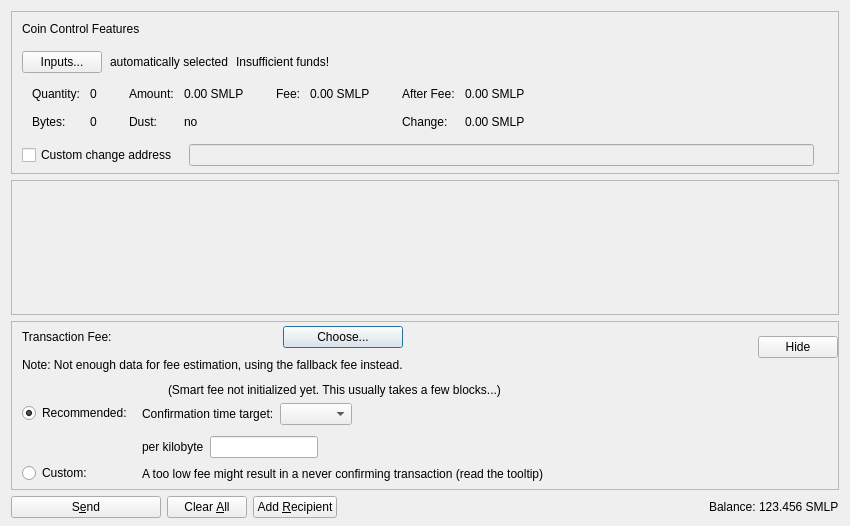
<?xml version="1.0" encoding="UTF-8"?>
<ui version="4.0">
 <class>SendCoinsDialog</class>
 <widget class="QDialog" name="SendCoinsDialog">
  <property name="geometry">
   <rect>
    <x>0</x>
    <y>0</y>
    <width>850</width>
    <height>526</height>
   </rect>
  </property>
  <property name="windowTitle">
   <string>Send Coins</string>
  </property>
  <layout class="QVBoxLayout" name="verticalLayout" stretch="0,1,0,0">
   <property name="bottomMargin">
    <number>8</number>
   </property>
   <item>
    <widget class="QFrame" name="frameCoinControl">
     <property name="sizePolicy">
      <sizepolicy hsizetype="Expanding" vsizetype="Expanding">
       <horstretch>0</horstretch>
       <verstretch>0</verstretch>
      </sizepolicy>
     </property>
     <property name="maximumSize">
      <size>
       <width>16777215</width>
       <height>16777215</height>
      </size>
     </property>
     <property name="frameShape">
      <enum>QFrame::StyledPanel</enum>
     </property>
     <property name="frameShadow">
      <enum>QFrame::Sunken</enum>
     </property>
     <layout class="QVBoxLayout" name="verticalLayoutCoinControl2">
      <property name="spacing">
       <number>0</number>
      </property>
      <property name="leftMargin">
       <number>0</number>
      </property>
      <property name="topMargin">
       <number>0</number>
      </property>
      <property name="rightMargin">
       <number>0</number>
      </property>
      <property name="bottomMargin">
       <number>6</number>
      </property>
      <item>
       <layout class="QVBoxLayout" name="verticalLayoutCoinControl" stretch="0,0,0,0,1">
        <property name="spacing">
         <number>0</number>
        </property>
        <property name="leftMargin">
         <number>10</number>
        </property>
        <property name="topMargin">
         <number>10</number>
        </property>
        <item>
         <layout class="QHBoxLayout" name="horizontalLayoutCoinControl1">
          <property name="bottomMargin">
           <number>15</number>
          </property>
          <item>
           <widget class="QLabel" name="labelCoinControlFeatures">
            <property name="sizePolicy">
             <sizepolicy hsizetype="Preferred" vsizetype="Maximum">
              <horstretch>0</horstretch>
              <verstretch>0</verstretch>
             </sizepolicy>
            </property>
            <property name="text">
             <string>Coin Control Features</string>
            </property>
           </widget>
          </item>
         </layout>
        </item>
        <item>
         <layout class="QHBoxLayout" name="horizontalLayoutCoinControl2" stretch="0,0,0,0">
          <property name="spacing">
           <number>8</number>
          </property>
          <property name="bottomMargin">
           <number>10</number>
          </property>
          <item>
           <widget class="QPushButton" name="pushButtonCoinControl">
            <property name="styleSheet">
             <string notr="true"/>
            </property>
            <property name="text">
             <string>Inputs...</string>
            </property>
            <property name="autoDefault">
             <bool>false</bool>
            </property>
           </widget>
          </item>
          <item>
           <widget class="QLabel" name="labelCoinControlAutomaticallySelected">
            <property name="text">
             <string>automatically selected</string>
            </property>
            <property name="margin">
             <number>5</number>
            </property>
           </widget>
          </item>
          <item>
           <widget class="QLabel" name="labelCoinControlInsuffFunds">
            <property name="text">
             <string>Insufficient funds!</string>
            </property>
            <property name="margin">
             <number>5</number>
            </property>
           </widget>
          </item>
          <item>
           <spacer name="horizontalSpacerCoinControl">
            <property name="orientation">
             <enum>Qt::Horizontal</enum>
            </property>
            <property name="sizeHint" stdset="0">
             <size>
              <width>40</width>
              <height>1</height>
             </size>
            </property>
           </spacer>
          </item>
         </layout>
        </item>
        <item>
         <widget class="QWidget" name="widgetCoinControl" native="true">
          <property name="sizePolicy">
           <sizepolicy hsizetype="Preferred" vsizetype="Preferred">
            <horstretch>0</horstretch>
            <verstretch>0</verstretch>
           </sizepolicy>
          </property>
          <property name="minimumSize">
           <size>
            <width>0</width>
            <height>0</height>
           </size>
          </property>
          <property name="styleSheet">
           <string notr="true"/>
          </property>
          <layout class="QHBoxLayout" name="horizontalLayoutCoinControl5">
           <property name="leftMargin">
            <number>0</number>
           </property>
           <property name="topMargin">
            <number>0</number>
           </property>
           <property name="rightMargin">
            <number>0</number>
           </property>
           <property name="bottomMargin">
            <number>0</number>
           </property>
           <item>
            <layout class="QHBoxLayout" name="horizontalLayoutCoinControl3" stretch="0,0,0,1">
             <property name="spacing">
              <number>20</number>
             </property>
             <property name="topMargin">
              <number>0</number>
             </property>
             <property name="bottomMargin">
              <number>10</number>
             </property>
             <item>
              <layout class="QFormLayout" name="formLayoutCoinControl1">
               <property name="horizontalSpacing">
                <number>10</number>
               </property>
               <property name="verticalSpacing">
                <number>14</number>
               </property>
               <property name="leftMargin">
                <number>10</number>
               </property>
               <property name="topMargin">
                <number>4</number>
               </property>
               <property name="rightMargin">
                <number>6</number>
               </property>
               <item row="0" column="0">
                <widget class="QLabel" name="labelCoinControlQuantityText">
                 <property name="text">
                  <string>Quantity:</string>
                 </property>
                 <property name="margin">
                  <number>0</number>
                 </property>
                </widget>
               </item>
               <item row="0" column="1">
                <widget class="QLabel" name="labelCoinControlQuantity">
                 <property name="cursor">
                  <cursorShape>IBeamCursor</cursorShape>
                 </property>
                 <property name="contextMenuPolicy">
                  <enum>Qt::ActionsContextMenu</enum>
                 </property>
                 <property name="text">
                  <string notr="true">0</string>
                 </property>
                 <property name="margin">
                  <number>0</number>
                 </property>
                 <property name="textInteractionFlags">
                  <set>Qt::LinksAccessibleByMouse|Qt::TextSelectableByKeyboard|Qt::TextSelectableByMouse</set>
                 </property>
                </widget>
               </item>
               <item row="1" column="0">
                <widget class="QLabel" name="labelCoinControlBytesText">
                 <property name="text">
                  <string>Bytes:</string>
                 </property>
                </widget>
               </item>
               <item row="1" column="1">
                <widget class="QLabel" name="labelCoinControlBytes">
                 <property name="cursor">
                  <cursorShape>IBeamCursor</cursorShape>
                 </property>
                 <property name="contextMenuPolicy">
                  <enum>Qt::ActionsContextMenu</enum>
                 </property>
                 <property name="text">
                  <string notr="true">0</string>
                 </property>
                 <property name="textInteractionFlags">
                  <set>Qt::LinksAccessibleByMouse|Qt::TextSelectableByKeyboard|Qt::TextSelectableByMouse</set>
                 </property>
                </widget>
               </item>
              </layout>
             </item>
             <item>
              <layout class="QFormLayout" name="formLayoutCoinControl2">
               <property name="horizontalSpacing">
                <number>10</number>
               </property>
               <property name="verticalSpacing">
                <number>14</number>
               </property>
               <property name="leftMargin">
                <number>6</number>
               </property>
               <property name="topMargin">
                <number>4</number>
               </property>
               <property name="rightMargin">
                <number>6</number>
               </property>
               <item row="0" column="0">
                <widget class="QLabel" name="labelCoinControlAmountText">
                 <property name="text">
                  <string>Amount:</string>
                 </property>
                 <property name="margin">
                  <number>0</number>
                 </property>
                </widget>
               </item>
               <item row="0" column="1">
                <widget class="QLabel" name="labelCoinControlAmount">
                 <property name="cursor">
                  <cursorShape>IBeamCursor</cursorShape>
                 </property>
                 <property name="contextMenuPolicy">
                  <enum>Qt::ActionsContextMenu</enum>
                 </property>
                 <property name="text">
                  <string notr="true">0.00 SMLP</string>
                 </property>
                 <property name="textInteractionFlags">
                  <set>Qt::LinksAccessibleByMouse|Qt::TextSelectableByKeyboard|Qt::TextSelectableByMouse</set>
                 </property>
                </widget>
               </item>
               <item row="1" column="0">
                <widget class="QLabel" name="labelCoinControlLowOutputText">
                 <property name="text">
                  <string>Dust:</string>
                 </property>
                </widget>
               </item>
               <item row="1" column="1">
                <widget class="QLabel" name="labelCoinControlLowOutput">
                 <property name="cursor">
                  <cursorShape>IBeamCursor</cursorShape>
                 </property>
                 <property name="contextMenuPolicy">
                  <enum>Qt::ActionsContextMenu</enum>
                 </property>
                 <property name="text">
                  <string notr="true">no</string>
                 </property>
                 <property name="textInteractionFlags">
                  <set>Qt::LinksAccessibleByMouse|Qt::TextSelectableByKeyboard|Qt::TextSelectableByMouse</set>
                 </property>
                </widget>
               </item>
              </layout>
             </item>
             <item>
              <layout class="QFormLayout" name="formLayoutCoinControl3">
               <property name="horizontalSpacing">
                <number>10</number>
               </property>
               <property name="verticalSpacing">
                <number>14</number>
               </property>
               <property name="leftMargin">
                <number>6</number>
               </property>
               <property name="topMargin">
                <number>4</number>
               </property>
               <property name="rightMargin">
                <number>6</number>
               </property>
               <item row="0" column="0">
                <widget class="QLabel" name="labelCoinControlFeeText">
                 <property name="text">
                  <string>Fee:</string>
                 </property>
                 <property name="margin">
                  <number>0</number>
                 </property>
                </widget>
               </item>
               <item row="0" column="1">
                <widget class="QLabel" name="labelCoinControlFee">
                 <property name="cursor">
                  <cursorShape>IBeamCursor</cursorShape>
                 </property>
                 <property name="contextMenuPolicy">
                  <enum>Qt::ActionsContextMenu</enum>
                 </property>
                 <property name="text">
                  <string notr="true">0.00 SMLP</string>
                 </property>
                 <property name="textInteractionFlags">
                  <set>Qt::LinksAccessibleByMouse|Qt::TextSelectableByKeyboard|Qt::TextSelectableByMouse</set>
                 </property>
                </widget>
               </item>
              </layout>
             </item>
             <item>
              <layout class="QFormLayout" name="formLayoutCoinControl4">
               <property name="horizontalSpacing">
                <number>10</number>
               </property>
               <property name="verticalSpacing">
                <number>14</number>
               </property>
               <property name="leftMargin">
                <number>6</number>
               </property>
               <property name="topMargin">
                <number>4</number>
               </property>
               <property name="rightMargin">
                <number>6</number>
               </property>
               <item row="0" column="0">
                <widget class="QLabel" name="labelCoinControlAfterFeeText">
                 <property name="text">
                  <string>After Fee:</string>
                 </property>
                 <property name="margin">
                  <number>0</number>
                 </property>
                </widget>
               </item>
               <item row="0" column="1">
                <widget class="QLabel" name="labelCoinControlAfterFee">
                 <property name="cursor">
                  <cursorShape>IBeamCursor</cursorShape>
                 </property>
                 <property name="contextMenuPolicy">
                  <enum>Qt::ActionsContextMenu</enum>
                 </property>
                 <property name="text">
                  <string notr="true">0.00 SMLP</string>
                 </property>
                 <property name="textInteractionFlags">
                  <set>Qt::LinksAccessibleByMouse|Qt::TextSelectableByKeyboard|Qt::TextSelectableByMouse</set>
                 </property>
                </widget>
               </item>
               <item row="1" column="0">
                <widget class="QLabel" name="labelCoinControlChangeText">
                 <property name="text">
                  <string>Change:</string>
                 </property>
                </widget>
               </item>
               <item row="1" column="1">
                <widget class="QLabel" name="labelCoinControlChange">
                 <property name="cursor">
                  <cursorShape>IBeamCursor</cursorShape>
                 </property>
                 <property name="contextMenuPolicy">
                  <enum>Qt::ActionsContextMenu</enum>
                 </property>
                 <property name="text">
                  <string notr="true">0.00 SMLP</string>
                 </property>
                 <property name="textInteractionFlags">
                  <set>Qt::LinksAccessibleByMouse|Qt::TextSelectableByKeyboard|Qt::TextSelectableByMouse</set>
                 </property>
                </widget>
               </item>
              </layout>
             </item>
            </layout>
           </item>
          </layout>
         </widget>
        </item>
        <item>
         <layout class="QHBoxLayout" name="horizontalLayoutCoinControl4" stretch="0,0,0">
          <property name="spacing">
           <number>12</number>
          </property>
          <property name="sizeConstraint">
           <enum>QLayout::SetDefaultConstraint</enum>
          </property>
          <property name="topMargin">
           <number>5</number>
          </property>
          <property name="rightMargin">
           <number>5</number>
          </property>
          <item>
           <widget class="QCheckBox" name="checkBoxCoinControlChange">
            <property name="toolTip">
             <string>If this is activated, but the change address is empty or invalid, change will be sent to a newly generated address.</string>
            </property>
            <property name="text">
             <string>Custom change address</string>
            </property>
           </widget>
          </item>
          <item>
           <widget class="QValidatedLineEdit" name="lineEditCoinControlChange">
            <property name="enabled">
             <bool>false</bool>
            </property>
            <property name="sizePolicy">
             <sizepolicy hsizetype="Expanding" vsizetype="Fixed">
              <horstretch>0</horstretch>
              <verstretch>0</verstretch>
             </sizepolicy>
            </property>
           </widget>
          </item>
          <item>
           <widget class="QLabel" name="labelCoinControlChangeLabel">
            <property name="sizePolicy">
             <sizepolicy hsizetype="Preferred" vsizetype="Expanding">
              <horstretch>0</horstretch>
              <verstretch>0</verstretch>
             </sizepolicy>
            </property>
            <property name="minimumSize">
             <size>
              <width>0</width>
              <height>0</height>
             </size>
            </property>
            <property name="text">
             <string/>
            </property>
            <property name="margin">
             <number>3</number>
            </property>
           </widget>
          </item>
         </layout>
        </item>
        <item>
         <spacer name="verticalSpacerCoinControl">
          <property name="orientation">
           <enum>Qt::Vertical</enum>
          </property>
          <property name="sizeHint" stdset="0">
           <size>
            <width>800</width>
            <height>1</height>
           </size>
          </property>
         </spacer>
        </item>
       </layout>
      </item>
     </layout>
    </widget>
   </item>
   <item>
    <widget class="QScrollArea" name="scrollArea">
     <property name="widgetResizable">
      <bool>true</bool>
     </property>
     <widget class="QWidget" name="scrollAreaWidgetContents">
      <property name="geometry">
       <rect>
        <x>0</x>
        <y>0</y>
        <width>830</width>
        <height>104</height>
       </rect>
      </property>
      <layout class="QVBoxLayout" name="verticalLayout_2" stretch="0,1">
       <property name="leftMargin">
        <number>0</number>
       </property>
       <property name="topMargin">
        <number>0</number>
       </property>
       <property name="rightMargin">
        <number>0</number>
       </property>
       <property name="bottomMargin">
        <number>0</number>
       </property>
       <item>
        <layout class="QVBoxLayout" name="entries">
         <property name="spacing">
          <number>6</number>
         </property>
        </layout>
       </item>
       <item>
        <spacer name="verticalSpacer">
         <property name="orientation">
          <enum>Qt::Vertical</enum>
         </property>
         <property name="sizeHint" stdset="0">
          <size>
           <width>20</width>
           <height>40</height>
          </size>
         </property>
        </spacer>
       </item>
      </layout>
     </widget>
    </widget>
   </item>
   <item>
    <widget class="QFrame" name="frameFee">
     <property name="sizePolicy">
      <sizepolicy hsizetype="Expanding" vsizetype="Expanding">
       <horstretch>0</horstretch>
       <verstretch>0</verstretch>
      </sizepolicy>
     </property>
     <property name="maximumSize">
      <size>
       <width>16777215</width>
       <height>16777215</height>
      </size>
     </property>
     <property name="frameShape">
      <enum>QFrame::StyledPanel</enum>
     </property>
     <property name="frameShadow">
      <enum>QFrame::Sunken</enum>
     </property>
     <layout class="QVBoxLayout" name="verticalLayoutFee1">
      <property name="spacing">
       <number>0</number>
      </property>
      <property name="leftMargin">
       <number>0</number>
      </property>
      <property name="topMargin">
       <number>0</number>
      </property>
      <property name="rightMargin">
       <number>0</number>
      </property>
      <property name="bottomMargin">
       <number>0</number>
      </property>
      <item>
       <layout class="QVBoxLayout" name="verticalLayoutFee2" stretch="0,0,0">
        <property name="spacing">
         <number>0</number>
        </property>
        <property name="leftMargin">
         <number>10</number>
        </property>
        <property name="topMargin">
         <number>0</number>
        </property>
        <item>
         <layout class="QHBoxLayout" name="horizontalLayoutFee1">
          <property name="bottomMargin">
           <number>0</number>
          </property>
          <item>
           <layout class="QVBoxLayout" name="verticalLayoutFee7">
            <property name="spacing">
             <number>0</number>
            </property>
            <item>
             <spacer name="verticalSpacerSmartFee">
              <property name="orientation">
               <enum>Qt::Vertical</enum>
              </property>
              <property name="sizeType">
               <enum>QSizePolicy::Fixed</enum>
              </property>
              <property name="sizeHint" stdset="0">
               <size>
                <width>1</width>
                <height>4</height>
               </size>
              </property>
             </spacer>
            </item>
            <item>
             <layout class="QHBoxLayout" name="horizontalLayoutSmartFee">
              <property name="spacing">
               <number>10</number>
              </property>
              <item>
               <widget class="QLabel" name="labelFeeHeadline">
                <property name="sizePolicy">
                 <sizepolicy hsizetype="Preferred" vsizetype="Maximum">
                  <horstretch>0</horstretch>
                  <verstretch>0</verstretch>
                 </sizepolicy>
                </property>
                <property name="text">
                 <string>Transaction Fee:</string>
                </property>
               </widget>
              </item>
              <item>
               <widget class="QLabel" name="labelFeeMinimized">
                <property name="text">
                 <string/>
                </property>
               </widget>
              </item>
              <item>
               <widget class="QPushButton" name="buttonChooseFee">
                <property name="text">
                 <string>Choose...</string>
                </property>
               </widget>
              </item>
             </layout>
            </item>
            <item>
             <spacer name="verticalSpacer_7">
              <property name="orientation">
               <enum>Qt::Vertical</enum>
              </property>
              <property name="sizeHint" stdset="0">
               <size>
                <width>1</width>
                <height>10</height>
               </size>
              </property>
             </spacer>
            </item>
            <item>
             <widget class="QLabel" name="fallbackFeeWarningLabel">
              <property name="toolTip">
               <string>Using the fallbackfee can result in sending a transaction that will take several hours or days (or never) to confirm. Consider choosing your fee manually or wait until you have validated the complete chain.</string>
              </property>
              <property name="text">
               <string>Note: Not enough data for fee estimation, using the fallback fee instead.</string>
              </property>
              <property name="wordWrap">
               <bool>false</bool>
              </property>
             </widget>
            </item>
            <item>
             <spacer name="verticalSpacer_5">
              <property name="orientation">
               <enum>Qt::Vertical</enum>
              </property>
              <property name="sizeHint" stdset="0">
               <size>
                <width>1</width>
                <height>1</height>
               </size>
              </property>
             </spacer>
            </item>
           </layout>
          </item>
          <item>
           <spacer name="horizontalSpacer_4">
            <property name="orientation">
             <enum>Qt::Horizontal</enum>
            </property>
            <property name="sizeHint" stdset="0">
             <size>
              <width>1</width>
              <height>1</height>
             </size>
            </property>
           </spacer>
          </item>
          <item>
           <widget class="QPushButton" name="buttonMinimizeFee">
            <property name="toolTip">
             <string>Hide transaction fee settings</string>
            </property>
            <property name="text">
             <string>Hide</string>
            </property>
           </widget>
          </item>
         </layout>
        </item>
        <item>
         <widget class="QFrame" name="frameFeeSelection">
          <layout class="QVBoxLayout" name="verticalLayoutFee12">
           <property name="spacing">
            <number>0</number>
           </property>
           <property name="leftMargin">
            <number>0</number>
           </property>
           <property name="topMargin">
            <number>0</number>
           </property>
           <property name="rightMargin">
            <number>0</number>
           </property>
           <property name="bottomMargin">
            <number>0</number>
           </property>
           <item>
            <layout class="QGridLayout" name="gridLayoutFee">
             <property name="topMargin">
              <number>10</number>
             </property>
             <property name="bottomMargin">
              <number>4</number>
             </property>
             <property name="horizontalSpacing">
              <number>10</number>
             </property>
             <property name="verticalSpacing">
              <number>4</number>
             </property>
             <item row="1" column="1">
              <layout class="QVBoxLayout" name="verticalLayoutFee8">
               <property name="spacing">
                <number>6</number>
               </property>
               <property name="topMargin">
                <number>3</number>
               </property>
               <item>
                <layout class="QHBoxLayout" name="horizontalLayoutFee13" stretch="0,0,1">
                 <item>
                  <widget class="QLabel" name="labelCustomPerKilobyte">
                   <property name="toolTip">
                    <string>If the custom fee is set to 1000 smartloop and the transaction is only 250 bytes, then &quot;per kilobyte&quot; only pays 250 smartloop in fee,&lt;br /&gt;while &quot;at least&quot; pays 1000 smartloop. For transactions bigger than a kilobyte both pay by kilobyte.</string>
                   </property>
                   <property name="text">
                    <string>per kilobyte</string>
                   </property>
                  </widget>
                 </item>
                 <item>
                  <widget class="BitcoinAmountField" name="customFee"/>
                 </item>
                 <item>
                  <spacer name="horizontalSpacer_6">
                   <property name="orientation">
                    <enum>Qt::Horizontal</enum>
                   </property>
                   <property name="sizeHint" stdset="0">
                    <size>
                     <width>1</width>
                     <height>1</height>
                    </size>
                   </property>
                  </spacer>
                 </item>
                </layout>
               </item>
               <item>
                <layout class="QHBoxLayout" name="horizontalLayoutFee8">
                 <item>
                  <widget class="QLabel" name="labelCustomFeeWarning">
                   <property name="enabled">
                    <bool>true</bool>
                   </property>
                   <property name="toolTip">
                    <string>When there is less transaction volume than space in the blocks, miners as well as relaying nodes may enforce a minimum fee. Paying only this minimum fee is just fine, but be aware that this can result in a never confirming transaction once there is more demand for smartloopai transactions than the network can process.</string>
                   </property>
                   <property name="text">
                    <string>A too low fee might result in a never confirming transaction (read the tooltip)</string>
                   </property>
                  </widget>
                 </item>
                 <item>
                  <spacer name="horizontalSpacer_2">
                   <property name="orientation">
                    <enum>Qt::Horizontal</enum>
                   </property>
                   <property name="sizeHint" stdset="0">
                    <size>
                     <width>1</width>
                     <height>1</height>
                    </size>
                   </property>
                  </spacer>
                 </item>
                </layout>
               </item>
              </layout>
             </item>
             <item row="0" column="0">
              <layout class="QVBoxLayout" name="verticalLayoutFee4" stretch="0,1">
               <property name="topMargin">
                <number>20</number>
               </property>
               <property name="bottomMargin">
                <number>3</number>
               </property>
               <item>
                <widget class="QRadioButton" name="radioSmartFee">
                 <property name="text">
                  <string>Recommended:</string>
                 </property>
                 <property name="checked">
                  <bool>true</bool>
                 </property>
                 <attribute name="buttonGroup">
                  <string notr="true">groupFee</string>
                 </attribute>
                </widget>
               </item>
               <item>
                <spacer name="verticalSpacer_2">
                 <property name="orientation">
                  <enum>Qt::Vertical</enum>
                 </property>
                 <property name="sizeHint" stdset="0">
                  <size>
                   <width>1</width>
                   <height>1</height>
                  </size>
                 </property>
                </spacer>
               </item>
              </layout>
             </item>
             <item row="1" column="0">
              <layout class="QVBoxLayout" name="verticalLayoutFee9" stretch="0,1">
               <property name="topMargin">
                <number>30</number>
               </property>
               <item>
                <widget class="QRadioButton" name="radioCustomFee">
                 <property name="text">
                  <string>Custom:</string>
                 </property>
                 <attribute name="buttonGroup">
                  <string notr="true">groupFee</string>
                 </attribute>
                </widget>
               </item>
               <item>
                <spacer name="verticalSpacer_6">
                 <property name="orientation">
                  <enum>Qt::Vertical</enum>
                 </property>
                 <property name="sizeHint" stdset="0">
                  <size>
                   <width>1</width>
                   <height>1</height>
                  </size>
                 </property>
                </spacer>
               </item>
              </layout>
             </item>
             <item row="0" column="1">
              <layout class="QVBoxLayout" name="verticalLayoutFee3" stretch="0,0,1">
               <property name="spacing">
                <number>6</number>
               </property>
               <property name="topMargin">
                <number>0</number>
               </property>
               <property name="bottomMargin">
                <number>3</number>
               </property>
               <item>
                <layout class="QHBoxLayout" name="horizontalLayoutFee12">
                 <item>
                  <widget class="QLabel" name="labelSmartFee">
                   <property name="text">
                    <string/>
                   </property>
                  </widget>
                 </item>
                 <item>
                  <widget class="QLabel" name="labelFeeEstimation">
                   <property name="text">
                    <string/>
                   </property>
                  </widget>
                 </item>
                 <item>
                  <widget class="QLabel" name="labelSmartFee2">
                   <property name="text">
                    <string>(Smart fee not initialized yet. This usually takes a few blocks...)</string>
                   </property>
                  </widget>
                 </item>
                 <item>
                  <spacer name="horizontalSpacer_5">
                   <property name="orientation">
                    <enum>Qt::Horizontal</enum>
                   </property>
                   <property name="sizeHint" stdset="0">
                    <size>
                     <width>1</width>
                     <height>1</height>
                    </size>
                   </property>
                  </spacer>
                 </item>
                </layout>
               </item>
               <item>
                <layout class="QHBoxLayout" name="horizontalLayoutFee9">
                 <item>
                  <layout class="QVBoxLayout" name="verticalLayoutFee6">
                   <item>
                    <widget class="QLabel" name="labelSmartFee3">
                     <property name="text">
                      <string>Confirmation time target:</string>
                     </property>
                    </widget>
                   </item>
                  </layout>
                 </item>
                 <item>
                  <layout class="QVBoxLayout" name="verticalLayoutFee5">
                   <property name="rightMargin">
                    <number>30</number>
                   </property>
                   <item>
                    <layout class="QHBoxLayout" name="horizontalLayoutConfTarget">
                     <property name="bottomMargin">
                      <number>0</number>
                     </property>
                     <item>
                      <widget class="QComboBox" name="confTargetSelector"/>
                     </item>
                     <item>
                      <spacer name="horizontalSpacerConfTarget">
                       <property name="orientation">
                        <enum>Qt::Horizontal</enum>
                       </property>
                       <property name="sizeHint" stdset="0">
                        <size>
                         <width>40</width>
                         <height>20</height>
                        </size>
                       </property>
                      </spacer>
                     </item>
                    </layout>
                   </item>
                  </layout>
                 </item>
                </layout>
               </item>
               <item>
                <spacer name="verticalSpacer_4">
                 <property name="orientation">
                  <enum>Qt::Vertical</enum>
                 </property>
                 <property name="sizeHint" stdset="0">
                  <size>
                   <width>1</width>
                   <height>1</height>
                  </size>
                 </property>
                </spacer>
               </item>
              </layout>
             </item>
            </layout>
           </item>
          </layout>
         </widget>
        </item>
        <item>
         <spacer name="verticalSpacerFee">
          <property name="orientation">
           <enum>Qt::Vertical</enum>
          </property>
          <property name="sizeHint" stdset="0">
           <size>
            <width>800</width>
            <height>1</height>
           </size>
          </property>
         </spacer>
        </item>
       </layout>
      </item>
     </layout>
    </widget>
   </item>
   <item>
    <layout class="QHBoxLayout" name="horizontalLayout">
     <item>
      <widget class="QPushButton" name="sendButton">
       <property name="minimumSize">
        <size>
         <width>150</width>
         <height>0</height>
        </size>
       </property>
       <property name="toolTip">
        <string>Confirm the send action</string>
       </property>
       <property name="text">
        <string>S&amp;end</string>
       </property>
       <property name="autoDefault">
        <bool>false</bool>
       </property>
       <property name="default">
        <bool>false</bool>
       </property>
      </widget>
     </item>
     <item>
      <widget class="QPushButton" name="clearButton">
       <property name="sizePolicy">
        <sizepolicy hsizetype="Minimum" vsizetype="Fixed">
         <horstretch>0</horstretch>
         <verstretch>0</verstretch>
        </sizepolicy>
       </property>
       <property name="toolTip">
        <string>Clear all fields of the form.</string>
       </property>
       <property name="text">
        <string>Clear &amp;All</string>
       </property>
       <property name="autoDefault">
        <bool>false</bool>
       </property>
      </widget>
     </item>
     <item>
      <widget class="QPushButton" name="addButton">
       <property name="toolTip">
        <string>Send to multiple recipients at once</string>
       </property>
       <property name="text">
        <string>Add &amp;Recipient</string>
       </property>
       <property name="autoDefault">
        <bool>false</bool>
       </property>
      </widget>
     </item>
     <item>
      <spacer name="horizontalSpacer">
       <property name="orientation">
        <enum>Qt::Horizontal</enum>
       </property>
       <property name="sizeHint" stdset="0">
        <size>
         <width>40</width>
         <height>20</height>
        </size>
       </property>
      </spacer>
     </item>
     <item>
      <layout class="QHBoxLayout" name="horizontalLayout_2">
       <property name="spacing">
        <number>3</number>
       </property>
       <item>
        <widget class="QLabel" name="labelBalanceName">
         <property name="text">
          <string>Balance:</string>
         </property>
        </widget>
       </item>
       <item>
        <widget class="QLabel" name="labelBalance">
         <property name="sizePolicy">
          <sizepolicy hsizetype="Preferred" vsizetype="Preferred">
           <horstretch>0</horstretch>
           <verstretch>0</verstretch>
          </sizepolicy>
         </property>
         <property name="cursor">
          <cursorShape>IBeamCursor</cursorShape>
         </property>
         <property name="text">
          <string notr="true">123.456 SMLP</string>
         </property>
         <property name="textInteractionFlags">
          <set>Qt::LinksAccessibleByMouse|Qt::TextSelectableByKeyboard|Qt::TextSelectableByMouse</set>
         </property>
        </widget>
       </item>
      </layout>
     </item>
    </layout>
   </item>
  </layout>
 </widget>
 <customwidgets>
  <customwidget>
   <class>QValidatedLineEdit</class>
   <extends>QLineEdit</extends>
   <header>qt/qvalidatedlineedit.h</header>
  </customwidget>
  <customwidget>
   <class>BitcoinAmountField</class>
   <extends>QLineEdit</extends>
   <header>qt/bitcoinamountfield.h</header>
   <container>1</container>
  </customwidget>
 </customwidgets>
 <resources>
  <include location="../smartloopai.qrc"/>
 </resources>
 <connections/>
 <buttongroups>
  <buttongroup name="groupFee"/>
 </buttongroups>
</ui>
